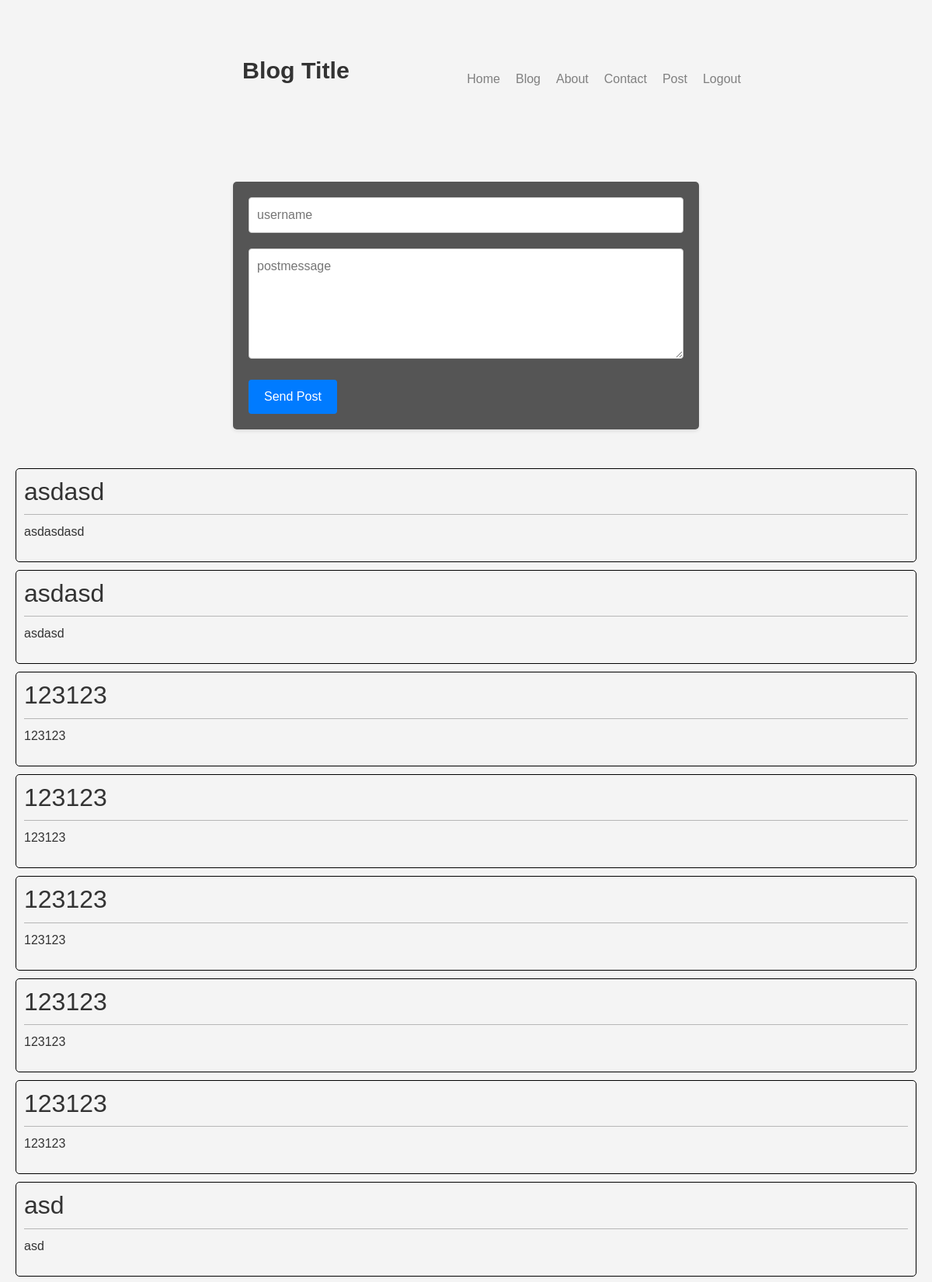
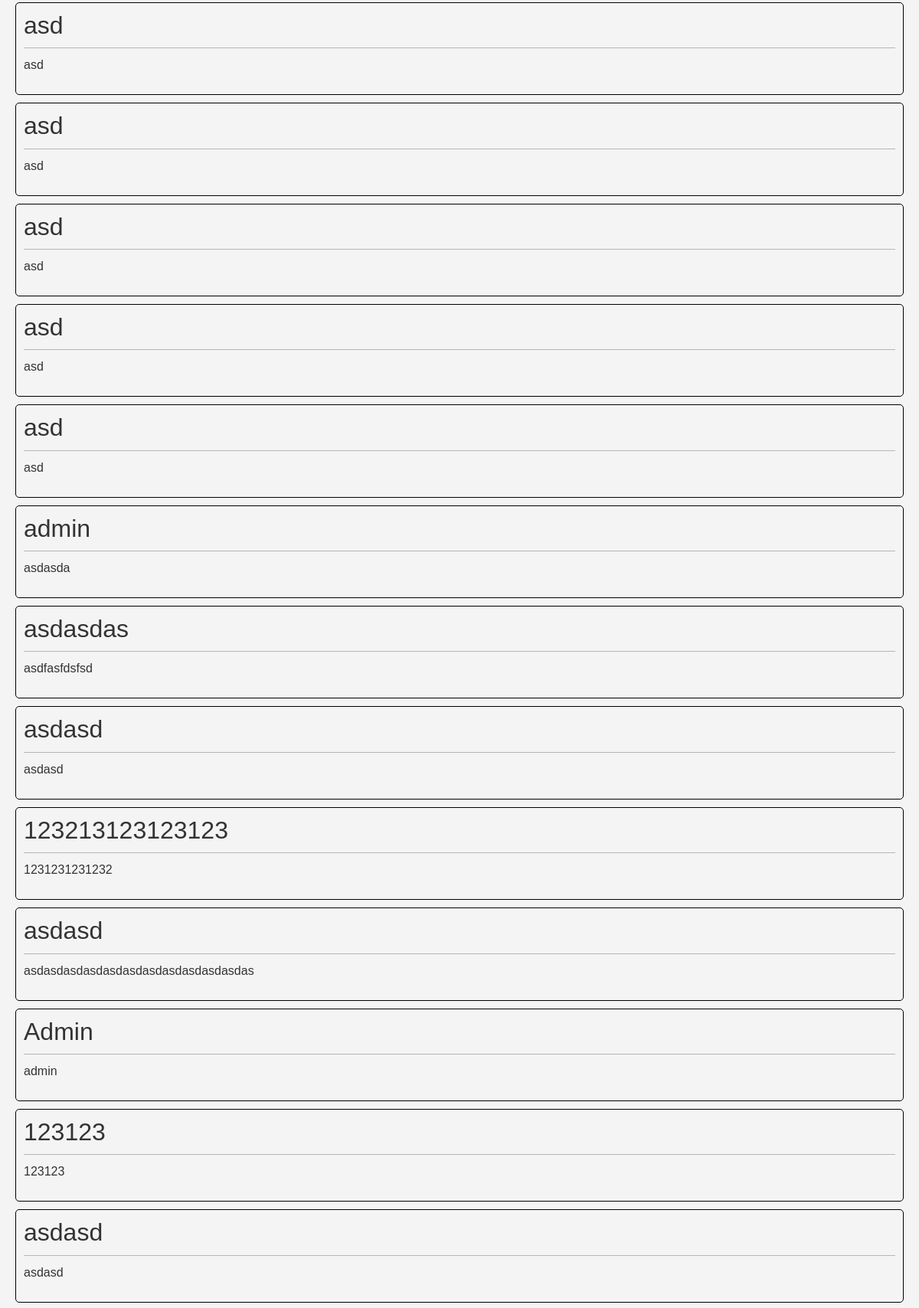
The app's page /post.php (upper part) with its own data (2 pictures, top to bottom).
### tables this page shows
CREATE TABLE "post" (
	"username"	TEXT NOT NULL,
	"postmessage"	TEXT NOT NULL
);

### post.php (the view, shortened to what this page needs)
<?php
    require("database.php");
    $stmt = $db->query("SELECT * FROM post");
    $posts = $stmt->fetchAll(PDO::FETCH_ASSOC);
?>
<!DOCTYPE html>
<html lang="tr">
<head>
    <link rel="stylesheet" type="text/css" href="assets/fonts/flaticon/flaticon.css">
    <link rel="stylesheet" href="assets/css/bootstrap.min.css">
    <link rel="stylesheet" href="assets/css/style.css">
    <link rel="stylesheet" href="assets/css/mobile.css">
</head>
<body>
<header>
    <div class="container">
        <div class="header-wrapper mt-5">
            <div class="row header-content">
                <div class="header-title col-md-8">
                    <a href="index.php">Blog Title</a>
                </div>
                <div class="header-menu col-md-4">
                    <ul>
                        <li><a href="index.php">Home</a></li>
                        <li><a href="blog.php">Blog</a></li>
                        <li><a href="about.php">About</a></li>
                        <li><a href="contact.php">Contact</a></li>
                        <li><a href="post.php">Post</a></li>
                        <li><a href="logout.php">Logout</a></li>
                    </ul>
                </div>
            </div>
        </div>
    </div>
</header>
</body>
    <svg class="bi pe-none me-2" width="100" height="100"><use xlink:href="#home"></use></svg>
<form method="post" action="" class="post-form">
    <div class="username">
        <input type="text" name="username" id="username" placeholder="username" required>
    </div>
    <div class="postmessage">
        <textarea name="postmessage" id="postmessage" cols="60" rows="5" placeholder="postmessage" required></textarea>
    </div>
    <div class="button-input">
        <button type="submit">Send Post</button>
    </div>
</form>
<svg class="bi pe-none me-2" width="50" height="50"><use xlink:href="#home"></use></svg>
<div class="post-container">
<?php foreach ($posts as $post): ?>
    <div class="post-box">
        <h2><?php echo htmlspecialchars($post['username']); ?></h2>
        <hr>
        <p><?php echo htmlspecialchars($post['postmessage']); ?></p>
    </div>
<?php endforeach; ?>

### assets/css/style.css (style rules this page uses)
body { background-color: #f1f1f1; font-family: 'Poppins', sans-serif; color: #333; }
header { z-index: 999; }
header .header-wrapper .header-content { align-items: flex-end; }
header .header-wrapper .header-title a { text-decoration: none; color: #333; font-size: 1.9rem; font-weight: 600; }
header .header-wrapper .header-menu ul { display: flex; justify-content: space-between; margin: 0; padding: 0; }
header .header-wrapper .header-menu ul li { list-style-type: none; }
header .header-wrapper .header-menu ul li a { text-decoration: none; color: #333; opacity: 0.6; font-weight: 400; }

### post.php (style rules this page uses)
body { font-family: Arial, sans-serif; padding: 20px; background-color: #f4f4f4; display: flex; flex-direction: column; }
.container { max-width: 600px; width: 100%; margin: 20px auto; }
form { background-color: #555; padding: 20px; border-radius: 5px; margin-bottom: 20px; box-shadow: 0 2px 5px rgba(0,0,0,0.1); }
.post-container { display: flex; flex-direction: column; align-items: flex-start; width: 100%; margin: 0 auto; }
.post-box { border: 1px solid #000; padding: 10px; margin-bottom: 10px; border-radius: 5px; text-align: left; width: 100%; }
.post-box hr { border: 0; border-top: 1px solid #000; margin: 10px 0; }
.post-form { display: flex; flex-direction: column; width: 100%; max-width: 600px; margin: 0 auto; padding: 20px; box-sizing: border-box; }
.post-form .username, .post-form .postmessage { margin-bottom: 20px; }
.post-form input, .post-form textarea { width: 100%; padding: 10px; box-sizing: border-box; border: 1px solid #ccc; border-radius: 4px; }
.post-form button { padding: 10px 20px; border: none; background-color: #007BFF; color: white; cursor: pointer; border-radius: 4px; transition: background-color 0.3s ease; }
.header-wrapper { display: flex; justify-content: space-between; align-items: left; }
.header-title { flex: 1; text-align: left; }
.header-menu { flex: 1; text-align: right; }
.header-menu ul { display: flex; justify-content: space-between; list-style-type: none; padding: 0; }
.header-menu ul li { margin: 0 10px; }

### records on screen
post: username "asdasd", postmessage "asdasdasd"
post: username "asdasd", postmessage "asdasd"
post: username "123123", postmessage "123123"
post: username "123123", postmessage "123123"
post: username "123123", postmessage "123123"
post: username "123123", postmessage "123123"
post: username "123123", postmessage "123123"
post: username "asd", postmessage "asd"
post: username "asd", postmessage "asd"
post: username "asd", postmessage "asd"
post: username "asd", postmessage "asd"
post: username "asd", postmessage "asd"
post: username "asd", postmessage "asd"
post: username "admin", postmessage "asdasda"
post: username "asdasdas", postmessage "asdfasfdsfsd"
post: username "asdasd", postmessage "asdasd"
post: username "123213123123123", postmessage "1231231231232"
post: username "asdasd", postmessage "asdasdasdasdasdasdasdasdasdasdasdas"
post: username "Admin", postmessage "admin"
post: username "123123", postmessage "123123"
post: username "asdasd", postmessage "asdasd"
